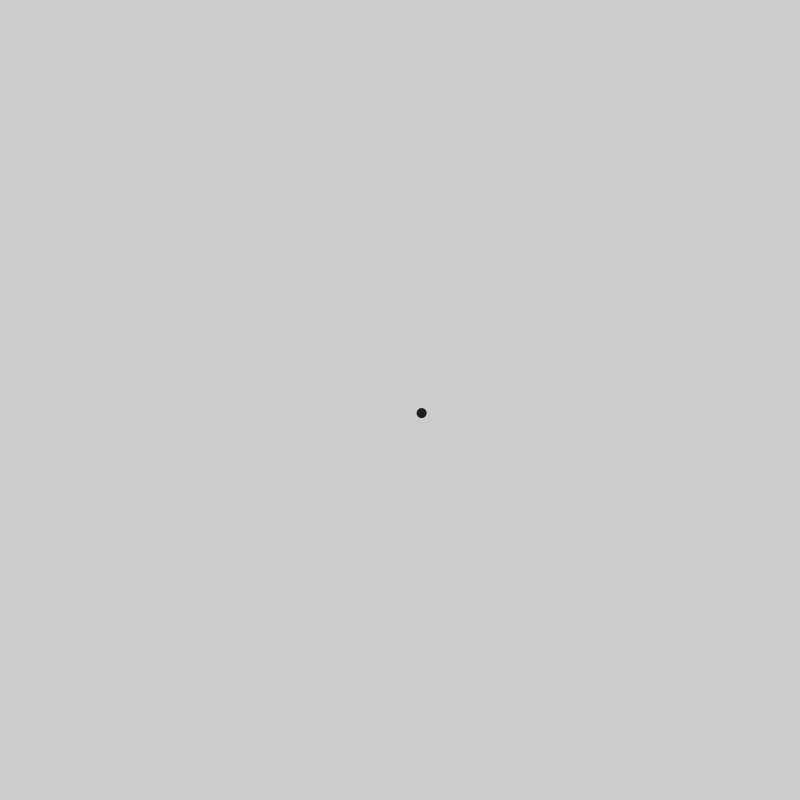
Frame 1 (no input)
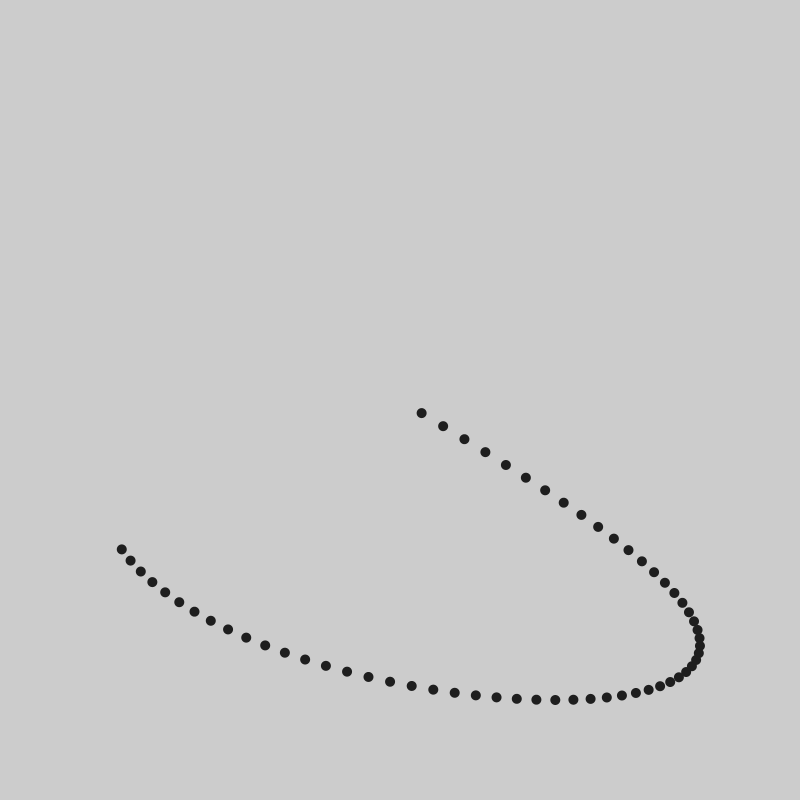
Frame 60 (the mouse pressed at the canvas centre just before this capture)
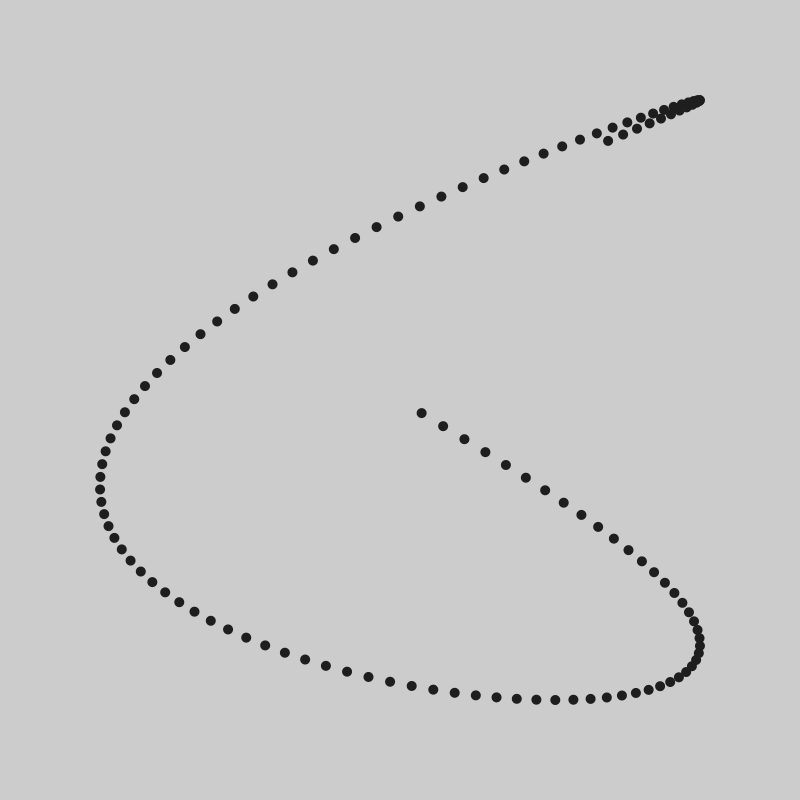
Frame 120 (the mouse held since frame 60 and released just before this capture)

The Processing sketch that drew these frames (run headless with seeded random() and noise(); from frame 60 on, the mouse is pressed at the canvas centre):

// Processing sketch: lissajous
// ── lissajous.pde
float t = 0;
float u = 0;
float w = 300;
float a = PI/128;
float[] inc = {random(1,4), random(1,4)};
void setup() {
  size(800, 800);
  frameRate(120);
}

void draw() {
  translate(width/2, height/2);
  //background(230);
  t += a*inc[0];
  if (t > TWO_PI) t -= TWO_PI;
  u += a*inc[1];
  if(u > TWO_PI) u -= TWO_PI;

  float x = sin(t) * w;
  float y = sin(u) * w;

  noStroke();
  fill(30);
  ellipse(x, y, 10, 10);
}
